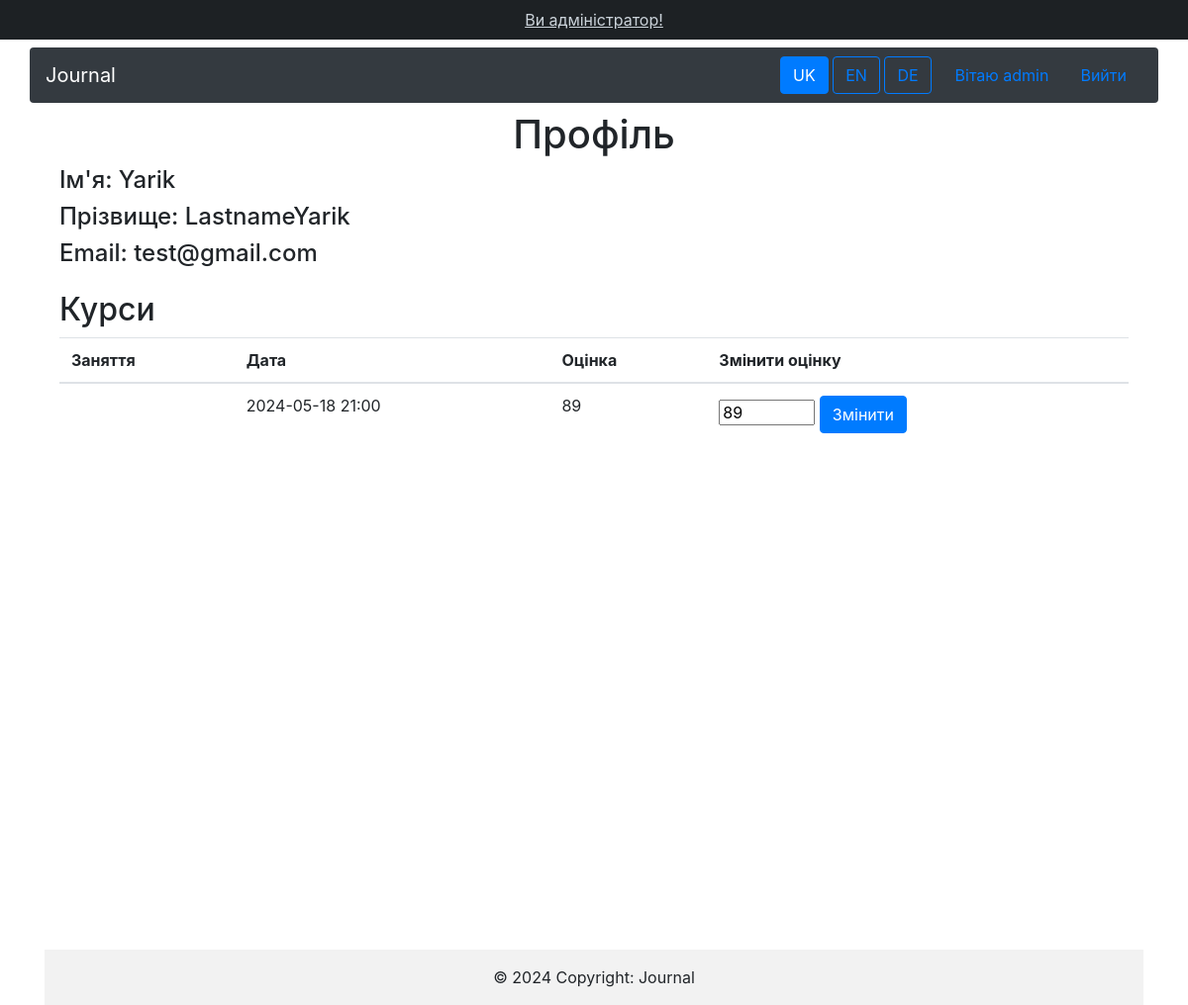
Screenshot of /uk/profile/6/ (signed in) with the database file from the repository.
### journal/models.py (models this page shows, shortened)
class Course(TranslatableModel):
    translations = TranslatedFields(
        title=models.CharField(_('Name of the course'), max_length=100),  # Назва курсу
        description=models.TextField(_('Description of the course'))  # Опис курсу
    )
    teacher = models.ForeignKey(
        'Profile',
        verbose_name=_('Teacher'),  # Викладач
        on_delete=models.CASCADE,
        limit_choices_to={'role': 'teacher'}  # Обмеження на вибір тільки викладачів
    )
    class Meta:
        verbose_name = _('Course')
        verbose_name_plural = _('Courses')

class Lesson(TranslatableModel):
    translations = TranslatedFields(
        title=models.CharField(_('Lesson title'), max_length=100),  # Назва заняття
        description=models.TextField(_('Lesson description'), blank=True, null=True)  # Опис заняття
    )
    course = models.ForeignKey(Course, verbose_name=_('Course'), on_delete=models.CASCADE)  # Курс
    schedule = models.DateTimeField(_('Scheduled time'))  # Час проведення
    class Meta:
        verbose_name = _('Lesson')
        verbose_name_plural = _('Lessons')

### journal/views.py (the view, shortened to what this page needs)
# urls.py: path('profile/<int:user_id>/', views.view_profile, name='view_profile'),
@login_required
def view_profile(request, user_id):
    user = get_object_or_404(User, pk=user_id)
    profile = user.profile
    is_teacher = request.user.profile.role == 'teacher'
    if is_teacher:
        courses = Course.objects.filter(teacher=request.user.profile).distinct()
    else:
        courses = Course.objects.filter(enrollment__student=profile)
    course_details = {}
    for course in courses:
        lessons = course.lesson_set.all()
        course_grades = {}
        for lesson in lessons:
            if is_teacher and course.teacher == profile:
                continue
            try:
                grade = Grade.objects.filter(lesson=lesson, student=profile).latest('id')
                course_grades[lesson] = grade.grade
            except Grade.DoesNotExist:
                course_grades[lesson] = None
            except MultipleObjectsReturned:
                grades = Grade.objects.filter(lesson=lesson, student=profile)
                grade = grades.latest('id')
                course_grades[lesson] = grade.grade
        if not (is_teacher and course.teacher == profile):  # Додаткова перевірка, щоб викладач не бачив свої оцінки
            course_details[course] = {
                'lessons': lessons,
                'grades': course_grades
            }
        if request.method == 'POST' and is_teacher:
            grade_form = GradeForm(request.POST)
            if grade_form.is_valid():
                lesson = grade_form.cleaned_data['lesson']
                student = grade_form.cleaned_data['student']
                grade, created = Grade.objects.get_or_create(lesson=lesson, student=student)
                grade.grade = grade_form.cleaned_data['grade']
                grade.save()
                return HttpResponseRedirect(reverse('view_profile', args=[user_id]))
        else:
            grade_form = GradeForm()
    user_form = None
    return render(request, 'profile.html', {
        'userStudent': user,
        'profile': profile,
        'course_details': course_details,
        'user_form': user_form,
        'grade_form': grade_form,
        'is_teacher': is_teacher,
    })

### journal/forms.py
class GradeForm(forms.ModelForm):
    class Meta:
        model = Grade
        fields = ['lesson', 'student', 'grade']
        widgets = {
            'lesson': forms.HiddenInput(),
            'student': forms.HiddenInput(),
        }

### journal/templatetags/custom_filters.py (called while the page is built)
@register.filter
def get_item(dictionary, key):
    return dictionary.get(key)

### journal/templates/profile.html (shortened to what this page needs)
{% extends "layout.html" %}
{% load static %}
{% load i18n %}
{% load custom_filters %}
{% block content %}
<div class="container">
    <h1 class="text-center">{% trans "Профіль" %}</h1>
    <h4>{% trans "Ім'я" %}: {{ userStudent.first_name }}</h4>
    <h4>{% trans "Прізвище" %}: {{ userStudent.last_name }}</h4>
    <h4>Email: {{ userStudent.email }}</h4>
    {% if course_details.items %}
        <h2 class="mt-4">{% trans "Курси" %}</h2>
    {% endif %}
    {% for course, details in course_details.items %}
        <table class="table">
            <thead>
                <tr>
                    <th>{% trans "Заняття" %}</th>
                    <th>{% trans "Дата" %}</th>
                    <th>{% trans "Оцінка" %}</th>
                    {% if is_teacher %}
                        <th>{% trans "Змінити оцінку" %}</th>
                    {% endif %}
                </tr>
            </thead>
            <tbody>
                {% for lesson in details.lessons %}
                    <tr>
                        <td>{{ lesson.title }}</td>
                        <td>{{ lesson.schedule|date:"Y-m-d H:i" }}</td>
                        <td>
                            {% if details.grades|get_item:lesson %}
                                {{ details.grades|get_item:lesson }}
                            {% else %}
                                {% trans "Оцінки ще немає" %}
                            {% endif %}
                        </td>
                        {% if is_teacher %}
                            <td>
                                <form method="post" action="{% url 'view_profile' user_id=userStudent.id %}">
                                    <input type="number" name="grade" min="0" max="100" value="{{ details.grades|get_item:lesson }}" required>
                                    <button type="submit" class="btn btn-primary">{% trans "Змінити" %}</button>
                                </form>
                            </td>
                        {% endif %}
                    </tr>
                {% endfor %}
            </tbody>
        </table>
    {% endfor %}
</div>
{% endblock %}

### journal/templates/layout.html (shortened to what this page needs)
{% load static %}
{% load i18n %}
{% get_current_language as CURRENT_LANGUAGE %}
{% get_available_languages as AVAILABLE_LANGUAGES %}
{% get_language_info_list for AVAILABLE_LANGUAGES as languages %}
<html>
    <head>
        <link rel="stylesheet" href="https://cdn.jsdelivr.net/npm/bootstrap@4.4.1/dist/css/bootstrap.min.css">
    </head>
    <body class="d-flex flex-column min-vh-100">
        {% if user.is_authenticated and user.is_staff %}
            <a href="/{{ CURRENT_LANGUAGE }}/admin" class="p-2 text-center bg-dark text-light">{% trans 'Ви адміністратор!'%}</a>
        {% endif %}
        <nav class="navbar container navbar-expand-lg navbar-dark bg-dark my-2 rounded">
            <a class="navbar-brand" href="{% url 'home' %}">Journal</a>
            <div class="collapse navbar-collapse" id="navbarsExample09" bis_skin_checked="1">
                <div class="languages text-uppercase mr-2">
                    {% for language in languages %}
                        <a href="/{{ language.code }}{{ request.get_full_path|slice:'3:' }}" {% if language.code == CURRENT_LANGUAGE %}class="btn btn-outline-primary active" {% else %} class="btn btn-outline-primary" {% endif %}>
                            {{ language.code }}
                        </a>
                    {% endfor %}
                </div>
                {% if user.is_authenticated %}
                    <a class="nav-link" href="{% url 'view_profile' user.id %}">{% trans "Вітаю" %} {{user.username }}</a>
                    <a href="{% url 'logout' %}" class="nav-link">{% trans "Вийти" %}</a>
                {% endif %}
            </div>
        </nav>
        <div class="container min-vh-100">
            {% block content %}
            {% endblock %}
        </div>
        <footer class="bg-body-tertiary text-center mt-auto container" >
            <div class="container p-4"></div>
            <div class="text-center p-3" style="background-color: rgba(0, 0, 0, 0.05);">
                © 2024 Copyright:
                <a class="text-body" href="https://mdbootstrap.com/">Journal</a>
            </div>
        </footer>
    </body>
</html>

### rows the page displays
Lesson: schedule "2024-05-18 21:00", grades|get_item "89", grade "89"

### other values shown
{{ language.code }} "UK" "EN" "DE"
{{ user.username }} "admin"
{{ userStudent.first_name }} "Yarik"
{{ userStudent.last_name }} "LastnameYarik"
{{ userStudent.email }} "test@gmail.com"
